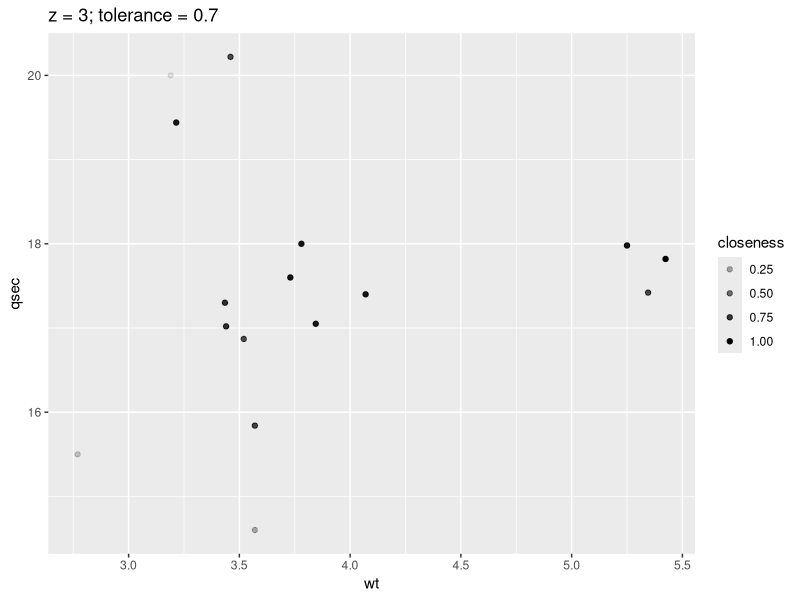
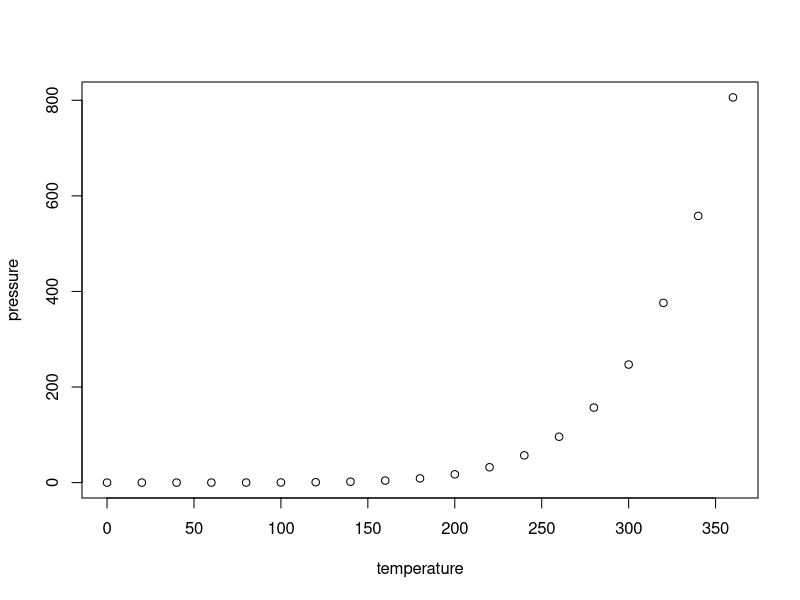

Generate these figures, in order, with R:
## ---- chunk 1
knitr::opts_chunk$set(echo = TRUE)
## ---- chunk 2
library(tidyverse)
# look at a window of 
z <- 3
tolerance <- .7
mtcars %>% 
  filter(drat < z + tolerance & drat > z - tolerance) %>% 
  mutate(closeness = (tolerance - abs(z- drat))/tolerance) %>% 
  ggplot() + 
  aes(wt, qsec, alpha = closeness) + 
  geom_point() + 
  labs(title = paste0("z = ", z,"; tolerance = ",  tolerance))
## ---- chunk 3
plot(pressure)
